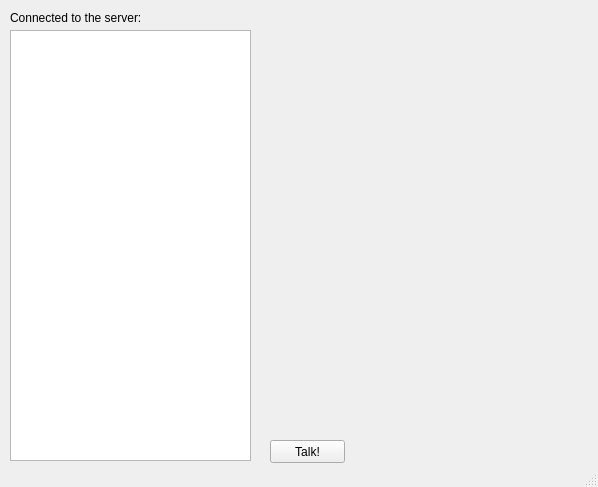
<?xml version="1.0" encoding="UTF-8"?>
<ui version="4.0">
 <class>MainWindowClass</class>
 <widget class="QMainWindow" name="MainWindowClass">
  <property name="geometry">
   <rect>
    <x>0</x>
    <y>0</y>
    <width>598</width>
    <height>487</height>
   </rect>
  </property>
  <property name="windowTitle">
   <string>MainWindow</string>
  </property>
  <widget class="QWidget" name="centralWidget">
   <widget class="QListWidget" name="connectedListWidget">
    <property name="geometry">
     <rect>
      <x>10</x>
      <y>30</y>
      <width>241</width>
      <height>431</height>
     </rect>
    </property>
   </widget>
   <widget class="QLabel" name="label">
    <property name="geometry">
     <rect>
      <x>10</x>
      <y>10</y>
      <width>161</width>
      <height>16</height>
     </rect>
    </property>
    <property name="text">
     <string>Connected to the server:</string>
    </property>
   </widget>
   <widget class="QPushButton" name="talkButton">
    <property name="geometry">
     <rect>
      <x>270</x>
      <y>440</y>
      <width>75</width>
      <height>23</height>
     </rect>
    </property>
    <property name="text">
     <string>Talk!</string>
    </property>
   </widget>
  </widget>
  <widget class="QStatusBar" name="statusBar"/>
 </widget>
 <layoutdefault spacing="6" margin="11"/>
 <resources>
  <include location="MainWindow.qrc"/>
 </resources>
 <connections/>
</ui>
